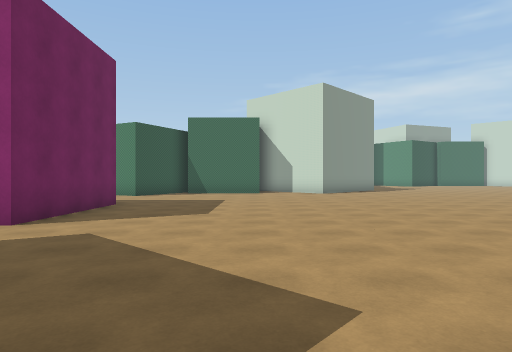
view 1 (above)

19 first-person views from a walk through a 3-D level made in the Unity game engine. The camera is 1.5 m above the floor, looks level and sees 75° across. The floor is counted in squares, 2 m on a side. Each view is taken from the middle of a square. On the plan, view 1 faces up. The plan holds only what a view shows up to about 11 squares ahead; the rest is blank. The place goes on beyond the plan. The player is left out. Some surface patterns are stand-ins.

view 2
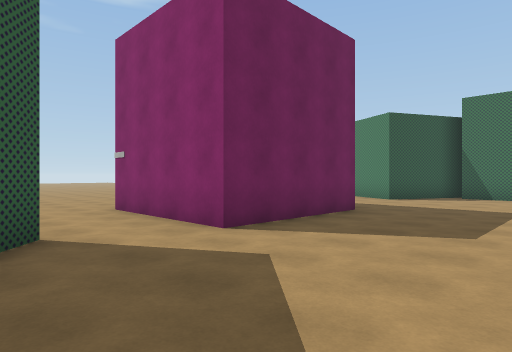

view 3
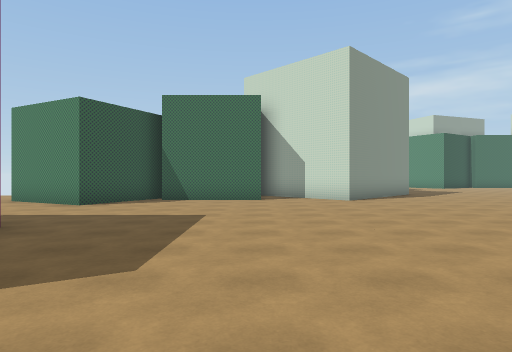

view 4
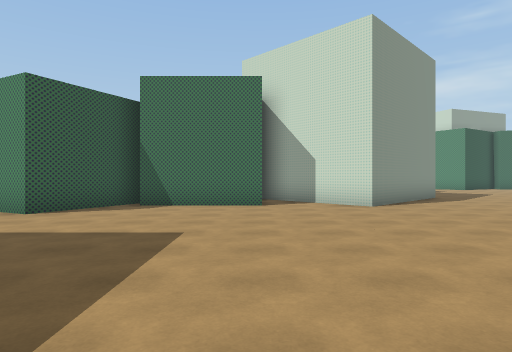

view 5
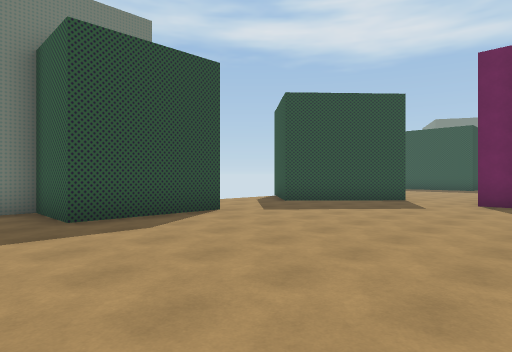

view 6
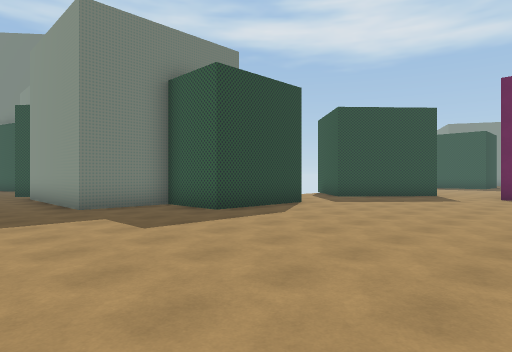

view 7
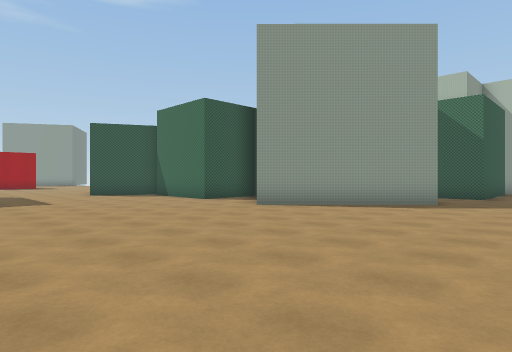

view 8
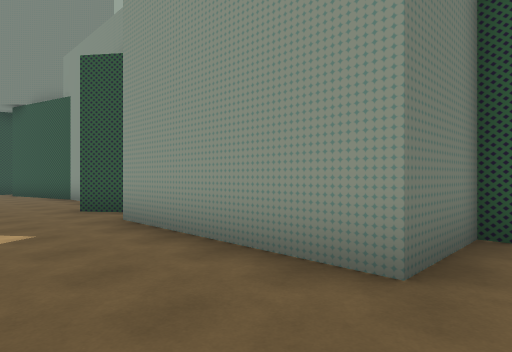

view 9
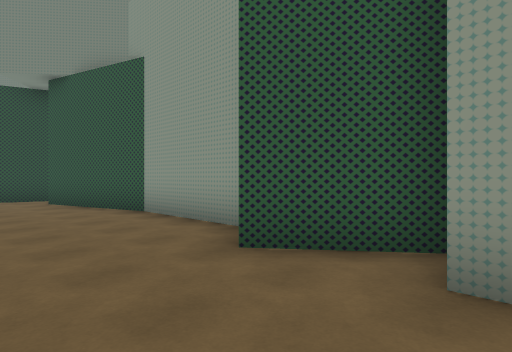

view 10
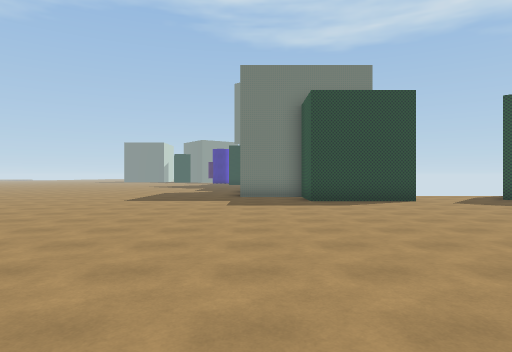

view 11
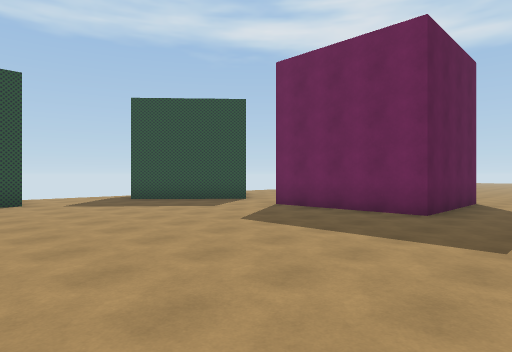

view 12
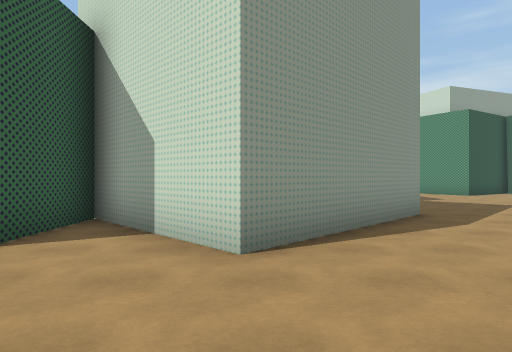

view 13
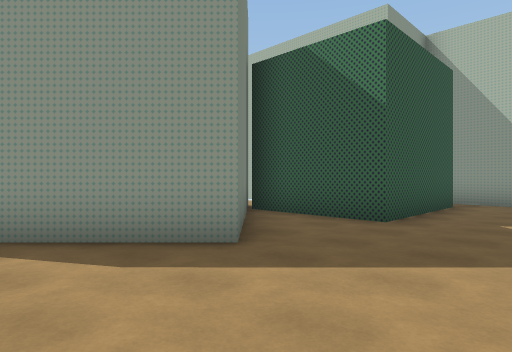

view 14
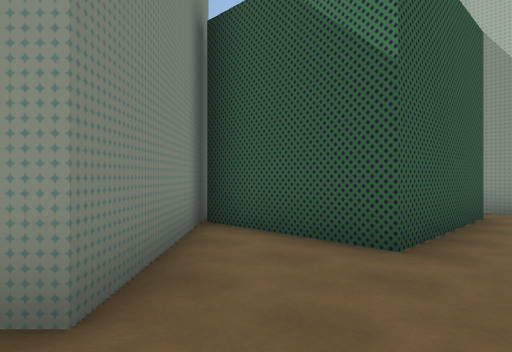

view 15
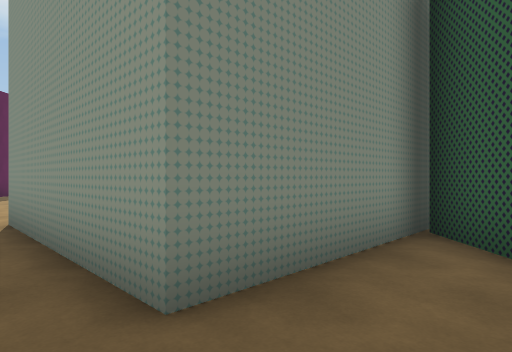

view 16
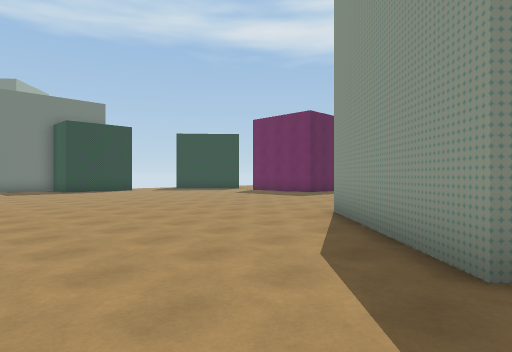

view 17
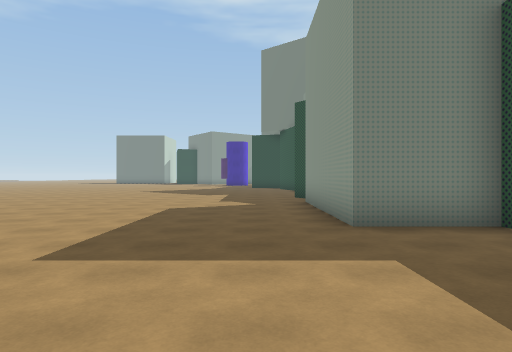

view 18
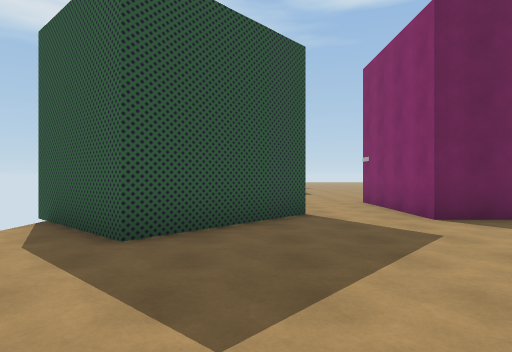

view 19
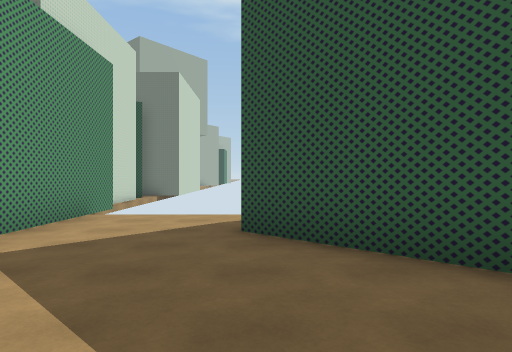

### Floor plan
Points are (right, up) in squares from view 1. A wall is a line through its corners. A room is listed if a view was taken in it or the views show most of it. See-through windows are left out.
Room 1 (views 1, 2, 3, 4, 5, 6, 7, 8, 9, 10, 11, 12, 13, 14, 15, 16, 17, 18, 19)
walls: (1.2, 1.1) (4.4, 1.1) (4.4, -0.9) (6.6, -0.9) (6.6, -5.8); (1.3, -2.6) (1.3, 0.8); (-4.6, 3) (-1.8, 0.5) (-3.9, -1.8); (-6.4, 8.9) (-3.7, 8.9) (-3.7, 5.1) (-6.5, 5.1); (-3.1, 15.2) (-4.5, 12.5) (-6.4, 13.5); (5.4, -6) (6.7, -7.7); (5.7, -8.6) (5.7, -11.8); (2.9, 20.8) (6.2, 17.5) (2.9, 14.2) (0.2, 16.9) (0.2, 14.5) (-3, 14.5); (6.6, 22.5) (6.6, 20.3) (3.5, 20.3); (5.6, -11.7) (6.2, -13.6)
ways out: opening at (-5.8, 11.5); opening at (-5.5, 3.5)

Positions as (right, up) in squares from view 1, and headings:
1: (0, 0), facing up
2: (0, 2), facing up-left
3: (0, 4), facing up
4: (0, 6), facing up
5: (6, 7), facing down-left
6: (9, 7), facing down-left
7: (9, 8), facing up-left
8: (9, 0), facing down-left
9: (9, -5), facing down-left
10: (6, 11), facing down
11: (3, 11), facing down-left
12: (3, 11), facing up
13: (9, 15), facing up-left
14: (8, 17), facing up-left
15: (8, 18), facing left
16: (9, 18), facing down-left
17: (8, 4), facing down
18: (2, 2), facing left
19: (-2, 5), facing down
